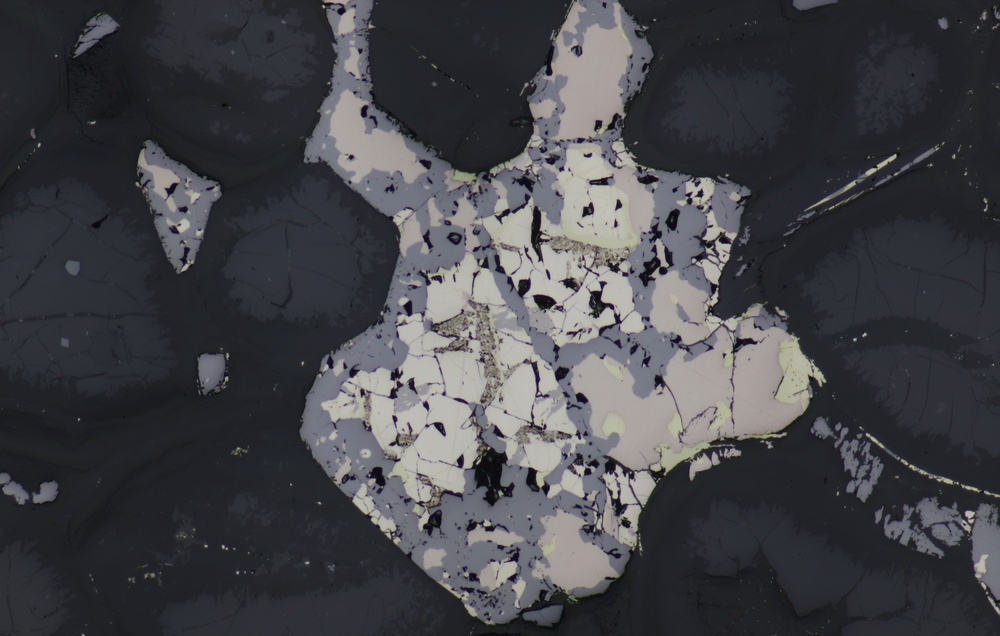
#> input picture app/server/normalize/ref_067.jpg, 1000 x 636 px, shrunk from 5916 x 3765 before the run
$ python clean_edges.py ../normalize/ref_067.jpg 3
#> lines starting #> are read from the running program, lines starting #| are printed output that depends on the picture; after the words box and inside, x2 and y2 are one past the last pixel; in counts of white or black regions, pixels touching at a corner belong together
"""
Edge cleanup for quantized masks.

Pipeline:
  1. KMeans quantize (k clusters).
  2. For each connected component (4-conn) of each class:
       - find boundary pixels (at least one 4-neighbor of a different class).
       - for each boundary pixel, count rays (L/R/U/D) of length >= 2 inside
         its own component.
       - pixel is "bad" if it has < 2 such rays.
       - component is "bad" if < 70% of its boundary pixels are good
         (equivalently: > 30% of boundary pixels are bad).
  3. Build a single mask of ALL pixels in bad components.
  4. Fill them simultaneously: each bad pixel takes the label of the nearest
     GOOD pixel (one distance_transform_edt call — bad regions cannot
     contaminate each other).

Outputs (next to input):
  <stem>_quantized.png   raw KMeans result
  <stem>_badmask.png     red overlay of bad-component pixels on quantized
  <stem>_cleaned.png     after fill
"""
import sys
from pathlib import Path

import numpy as np
from PIL import Image
from scipy.ndimage import distance_transform_edt, label as cc_label
from skimage import color
from sklearn.cluster import KMeans


def quantize_kmeans(rgb, k, seed=0):
    h, w, _ = rgb.shape
    pixels = rgb.reshape(-1, 3).astype(np.float64)
    km = KMeans(n_clusters=k, n_init=10, random_state=seed).fit(pixels)
    labels = km.predict(pixels).reshape(h, w).astype(np.int32)
    centers = np.round(km.cluster_centers_).astype(np.uint8)
    return labels, centers


def ray_lengths(labels):
    """For each pixel, length of the same-label run that follows it in each
    of the 4 directions (NOT counting the pixel itself)."""
    h, w = labels.shape
    L = np.zeros((h, w), dtype=np.int32)
    R = np.zeros((h, w), dtype=np.int32)
    U = np.zeros((h, w), dtype=np.int32)
    D = np.zeros((h, w), dtype=np.int32)

    same_h = labels[:, :-1] == labels[:, 1:]
    for j in range(w - 2, -1, -1):
        R[:, j] = np.where(same_h[:, j], R[:, j + 1] + 1, 0)
    for j in range(1, w):
        L[:, j] = np.where(same_h[:, j - 1], L[:, j - 1] + 1, 0)

    same_v = labels[:-1, :] == labels[1:, :]
    for i in range(h - 2, -1, -1):
        D[i, :] = np.where(same_v[i, :], D[i + 1, :] + 1, 0)
    for i in range(1, h):
        U[i, :] = np.where(same_v[i - 1, :], U[i - 1, :] + 1, 0)

    return L, R, U, D


def boundary_mask(labels):
    """True where the pixel has at least one 4-neighbor of a different class
    (image edge also counts as boundary)."""
    h, w = labels.shape
    b = np.zeros((h, w), dtype=bool)
    b[:, 0] = True; b[:, -1] = True; b[0, :] = True; b[-1, :] = True
    b[:, 1:]  |= labels[:, 1:]  != labels[:, :-1]
    b[:, :-1] |= labels[:, :-1] != labels[:, 1:]
    b[1:, :]  |= labels[1:, :]  != labels[:-1, :]
    b[:-1, :] |= labels[:-1, :] != labels[1:, :]
    return b


def find_bad_components(labels, n_classes, min_long=2, good_thresh=0.7):
    """Returns:
      bad_mask         — bool mask of all pixels in bad components.
      per_class_cc     — {k: (cc_array, n_components)} for later lookup.
      bad_ids_per_class — {k: array of cc ids that are bad}.
      stats            — (n_bad, n_total) for logging.
    """
    L, R, U, D = ray_lengths(labels)
    long_count = ((L >= min_long).astype(np.int8)
                  + (R >= min_long).astype(np.int8)
                  + (U >= min_long).astype(np.int8)
                  + (D >= min_long).astype(np.int8))
    is_bad_pixel = long_count < 2

    boundary = boundary_mask(labels)
    structure = np.array([[0, 1, 0], [1, 1, 1], [0, 1, 0]])

    bad_mask = np.zeros(labels.shape, dtype=bool)
    per_class_cc = {}
    bad_ids_per_class = {}
    n_bad_comps = 0
    n_total_comps = 0

    for k in range(n_classes):
        class_mask = labels == k
        if not class_mask.any():
            per_class_cc[k] = (None, 0)
            bad_ids_per_class[k] = np.array([], dtype=np.int64)
            continue
        cc, n = cc_label(class_mask, structure=structure)
        per_class_cc[k] = (cc, n)
        n_total_comps += n
        if n == 0:
            bad_ids_per_class[k] = np.array([], dtype=np.int64)
            continue
        cc_flat = cc.ravel()
        comp_boundary = (class_mask & boundary).ravel()
        comp_bad_bnd = (comp_boundary & is_bad_pixel.ravel())
        n_bnd = np.bincount(cc_flat, weights=comp_boundary, minlength=n + 1)
        n_bad = np.bincount(cc_flat, weights=comp_bad_bnd, minlength=n + 1)
        with np.errstate(divide="ignore", invalid="ignore"):
            good_frac = np.where(n_bnd > 0, (n_bnd - n_bad) / n_bnd, 1.0)
        bad_ids = np.where(good_frac[1:] < good_thresh)[0] + 1
        bad_ids_per_class[k] = bad_ids
        if len(bad_ids) == 0:
            continue
        n_bad_comps += len(bad_ids)
        bad_mask |= np.isin(cc, bad_ids)

    return bad_mask, per_class_cc, bad_ids_per_class, (n_bad_comps, n_total_comps)


def deltaE_table(centers):
    """Pairwise ΔE 2000 between all class centers — small (n_classes x n_classes)."""
    n = len(centers)
    lab = color.rgb2lab(
        centers.astype(np.float64).reshape(n, 1, 3) / 255.0
    ).reshape(n, 3)
    table = np.zeros((n, n))
    for i in range(n):
        for j in range(i + 1, n):
            d = color.deltaE_ciede2000(
                lab[i].reshape(1, 1, 3), lab[j].reshape(1, 1, 3)
            )[0, 0]
            table[i, j] = table[j, i] = d
    return table


def complex_neighbors(bad_mask, labels, n_classes):
    """For each connected complex of bad pixels (4-conn, ignoring class),
    return the set of neighboring GOOD-pixel classes.
    Returns: complex_id array (h,w), list[set] of length n_complexes+1."""
    structure = np.array([[0, 1, 0], [1, 1, 1], [0, 1, 0]])
    complex_id, n_cx = cc_label(bad_mask, structure=structure)

    # Encode (complex_id, neighbor_class) pairs from all 4 directions where
    # a bad pixel touches a good pixel.
    encs = []

    def collect(c_slice, l_slice, m):
        c = c_slice[m].astype(np.int64)
        l = l_slice[m].astype(np.int64)
        encs.append(c * n_classes + l)

    g = ~bad_mask
    # bad at col j, good at col j-1 → neighbor is to the left
    m = bad_mask[:, 1:] & g[:, :-1]
    collect(complex_id[:, 1:], labels[:, :-1], m)
    # bad at col j, good at col j+1 → neighbor to the right
    m = bad_mask[:, :-1] & g[:, 1:]
    collect(complex_id[:, :-1], labels[:, 1:], m)
    # bad at row i, good at row i-1 → neighbor above
    m = bad_mask[1:, :] & g[:-1, :]
    collect(complex_id[1:, :], labels[:-1, :], m)
    # bad at row i, good at row i+1 → neighbor below
    m = bad_mask[:-1, :] & g[1:, :]
    collect(complex_id[:-1, :], labels[1:, :], m)

    nb = [set() for _ in range(n_cx + 1)]
    if encs:
        unique_enc = np.unique(np.concatenate(encs))
        cids = unique_enc // n_classes
        clss = unique_enc % n_classes
        for ci, cl in zip(cids.tolist(), clss.tolist()):
            nb[ci].add(int(cl))
    return complex_id, nb, n_cx


def promote_contrasted(bad_mask, labels, centers, per_class_cc,
                       bad_ids_per_class, n_classes,
                       dE_thresh=30.0, min_area=6):
    """For each bad component, if its color is contrasted enough
    (ΔE2000 > dE_thresh) from EVERY good class neighboring its complex
    AND its area is >= min_area, promote it back to "good"."""
    complex_id, nb, n_cx = complex_neighbors(bad_mask, labels, n_classes)
    if n_cx == 0:
        return bad_mask, 0

    de_tab = deltaE_table(centers)
    new_bad = np.zeros_like(bad_mask)
    n_promoted = 0

    for k in range(n_classes):
        cc, _ = per_class_cc[k]
        if cc is None:
            continue
        for cid in bad_ids_per_class[k]:
            comp_mask = (cc == cid)
            if comp_mask.sum() < min_area:
                new_bad |= comp_mask
                continue
            cx = int(complex_id[comp_mask][0])
            nb_classes = nb[cx]
            if not nb_classes:
                new_bad |= comp_mask
                continue
            min_de = min(de_tab[k, g] for g in nb_classes)
            if min_de > dE_thresh:
                n_promoted += 1
            else:
                new_bad |= comp_mask
    return new_bad, n_promoted


def fill_bad(labels, centers, bad_mask):
    good = ~bad_mask
    # If everything is bad something is very wrong — bail.
    if not good.any():
        raise RuntimeError("No good pixels — cannot fill.")
    _, idx = distance_transform_edt(~good, return_indices=True)
    new_labels = labels[tuple(idx)]
    return new_labels, centers[new_labels]


def main(src, k=5, min_long=2, good_thresh=0.7, dE_thresh=30.0, min_area=6):
#> called with src = '../normalize/ref_067.jpg', k = 3, min_long = 2, good_thresh = 0.7, dE_thresh = 30, min_area = 6
    src = Path(src)
    rgb = np.array(Image.open(src).convert("RGB"))
#> rgb is the input picture: shape (636, 1000, 3); mean R, G, B 68, 68.4, 72.7
    labels, centers = quantize_kmeans(rgb, k)
#> in quantize_kmeans, `labels = km.predict(pixels).reshape(h, w).astype(np.int32)`:
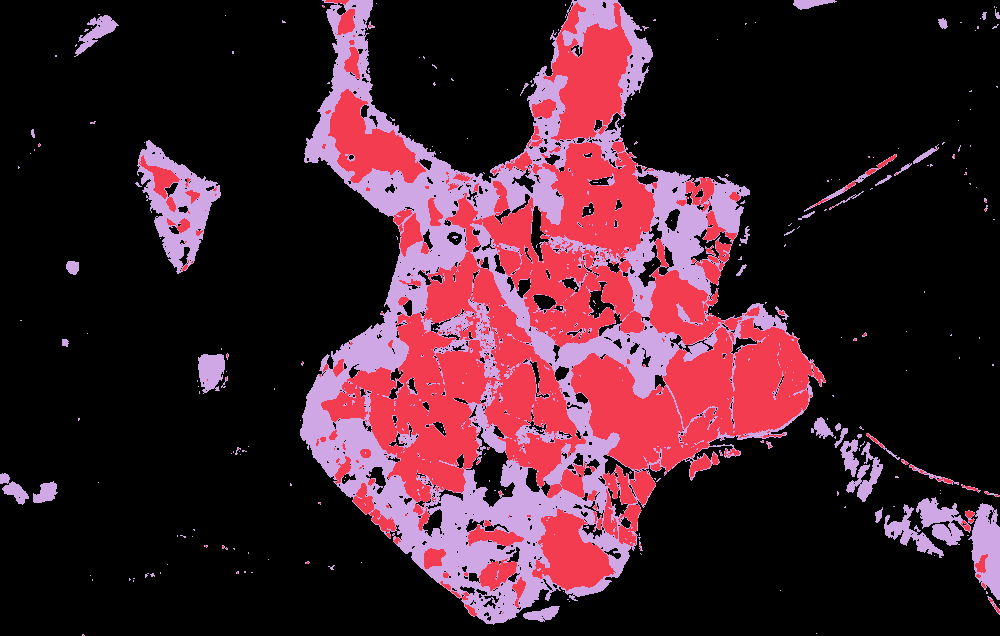
#> labels: shape (636, 1000) int32; 3 distinct labels, from 0 to 2; one colour per label, 0 black
#> in quantize_kmeans, `centers = np.round(km.cluster_centers_).astype(np.uint8)`: centers = [[38, 39, 45], [172, 169, 162], [111, 111, 120]]
#> centers = [[38, 39, 45], [172, 169, 162], [111, 111, 120]]
    quantized = centers[labels]

    bad_initial, per_class_cc, bad_ids_per_class, (n_bad, n_total) = \
        find_bad_components(labels, n_classes=k, min_long=min_long,
                            good_thresh=good_thresh)
#> in ray_lengths, `same_h = labels[:, :-1] == labels[:, 1:]`:
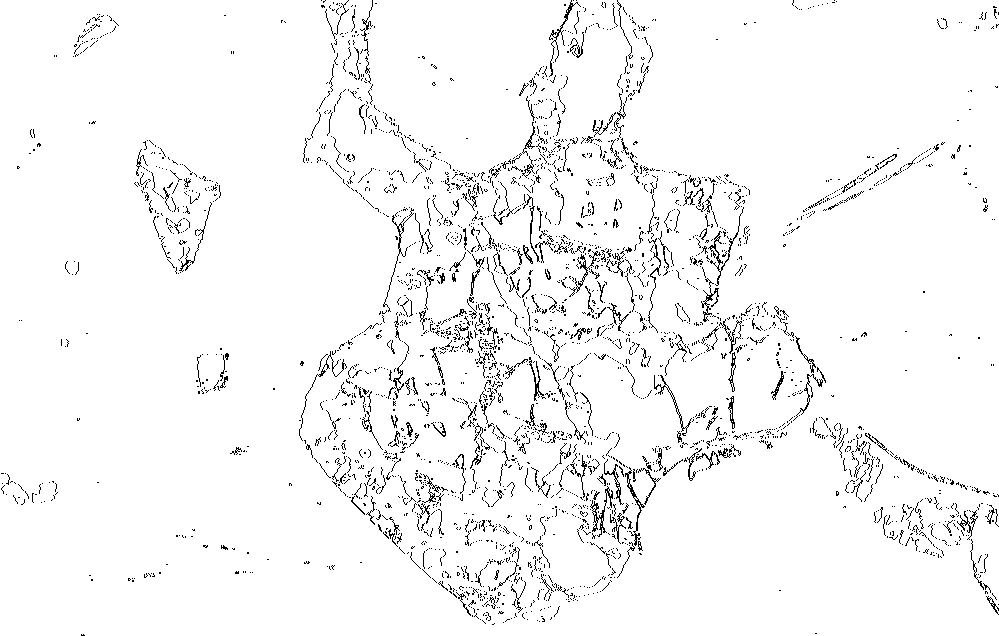
#> same_h: shape (636, 999) bool; 96.2% white; black in thin lines or dots
#> after the loop in ray_lengths, `for i in range(1, h):`:
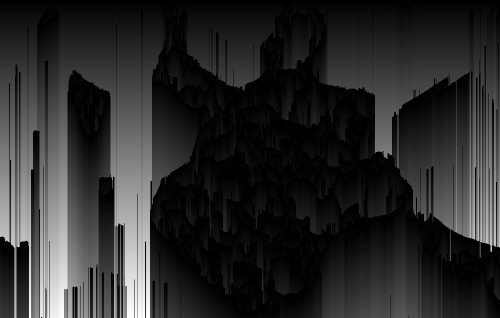
#> U: shape (636, 1000) int32 (shown at 1/2 size); min 0, max 635, mean 104.2; drawn with min black and max white
#> the loop in find_bad_components, `for k in range(n_classes):` made 3 passes
#> (n, n_total_comps, n_bad_comps) on passes 1 to 3: (879, 879, 812), (438, 1317, 1175), (2445, 3762, 3572)
#> pass 1, in find_bad_components, `cc, n = cc_label(class_mask, structure=structure)`:
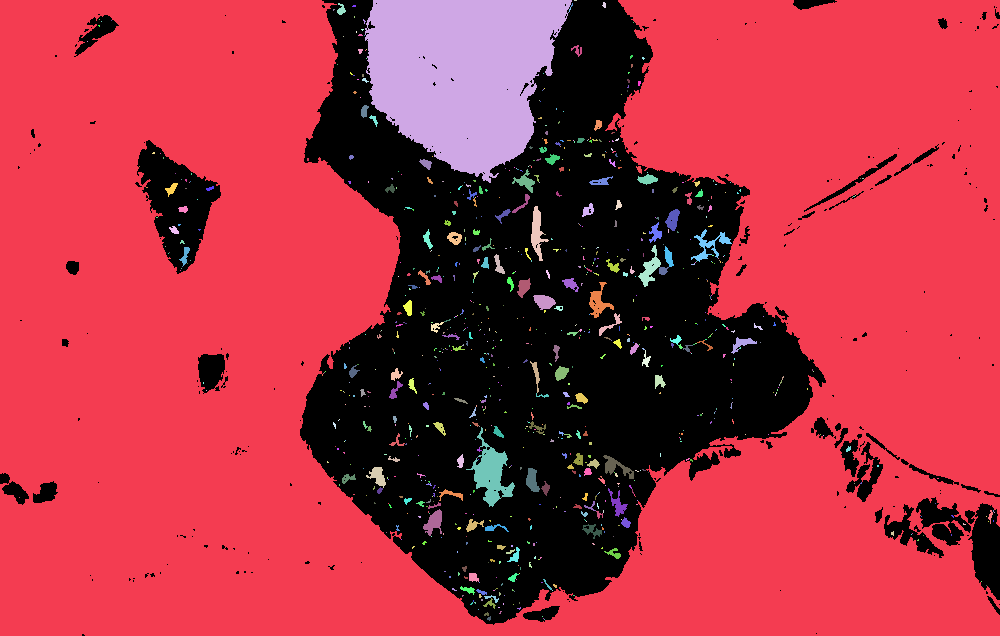
#> cc: shape (636, 1000) int32; 880 distinct labels, from 0 to 879; one colour per label, 0 black
#> after the loop in find_bad_components, `for k in range(n_classes):`:
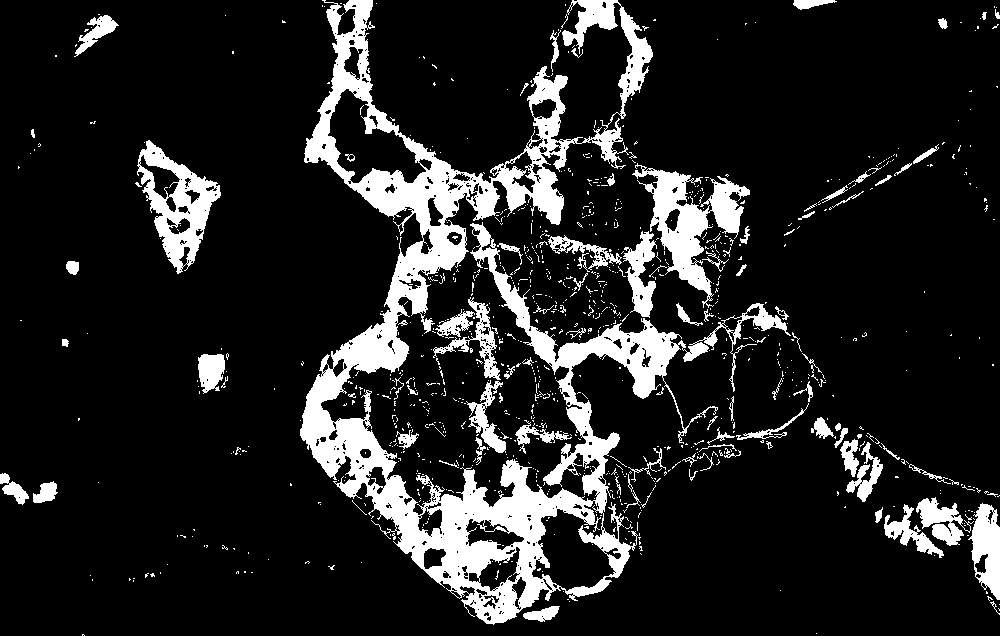
#> class_mask: shape (636, 1000) bool; 13.8% white; 967 white regions (876 under 20 px), largest, box (x1, y1, x2, y2) and area: (300, 0, 791, 625) 56449, (632, 163, 750, 308) 5494, (137, 140, 221, 274) 4346
#> after the loop in find_bad_components, `for k in range(n_classes):`: bad_ids_per_class = 3 items; n_bad_comps = 3572; n_total_comps = 3762; per_class_cc = 3 items
#> per_class_cc = 3 items; bad_ids_per_class = 3 items; n_bad = 3572; n_total = 3762
    print(f"Components: {n_bad} bad / {n_total} total")
#| Components: 3572 bad / 3762 total
    print(f"Initial bad pixels: {bad_initial.sum()} "
          f"({100 * bad_initial.mean():.2f}%)")
#| Initial bad pixels: 18330 (2.88%)

    bad_final, n_promoted = promote_contrasted(
        bad_initial, labels, centers, per_class_cc,
        bad_ids_per_class, n_classes=k,
        dE_thresh=dE_thresh, min_area=min_area
    )
#> in complex_neighbors, `complex_id, n_cx = cc_label(bad_mask, structure=structure)`: n_cx = 1986
#> in collect, `c = c_slice[m].astype(np.int64)`: c = 6031 values, max 1986 at index 6029, min 1 at index 0, mean 995.4
#> in collect, `l = l_slice[m].astype(np.int64)`: l = 6031 values, max 2 at index 1, min 0 at index 0, mean 1.05
#> in complex_neighbors, `unique_enc = np.unique(np.concatenate(encs))`: unique_enc = 2921 values from 3 to 5958
#> in complex_neighbors, `cids = unique_enc // n_classes`: cids = 2921 values from 1 to 1986
#> in complex_neighbors, `clss = unique_enc % n_classes`: clss = 2921 values, max 2 at index 2, min 0 at index 0, mean 0.865
#> the loop in complex_neighbors, `for ci, cl in zip(cids.tolist(), clss.tolist()):` made 2921 passes
#> (ci, cl) on passes 1 to 3: (1, 0), (1, 1), (2, 2)
#> in promote_contrasted, `complex_id, nb, n_cx = complex_neighbors(bad_mask, labels, n_classes)`: nb = 1987 items; n_cx = 1986
#> in deltaE_table, `n = len(centers)`: n = 3
#> in deltaE_table, `lab = color.rgb2lab( centers.astype(np.float64).reshape(n, 1, 3) / 255..`: lab = [[15.76, 1.1, -4.08], [69.29, -0.211, 3.99], [47.11, 1.9, -4.97]]
#> after the loop in deltaE_table, `for i in range(n):`: table = [[0, 49.45, 24.7], [49.45, 0, 21.88], [24.7, 21.88, 0]]
#> in promote_contrasted, `de_tab = deltaE_table(centers)`: de_tab has the same summary as table in deltaE_table
#> after the loop in promote_contrasted, `for k in range(n_classes):`:
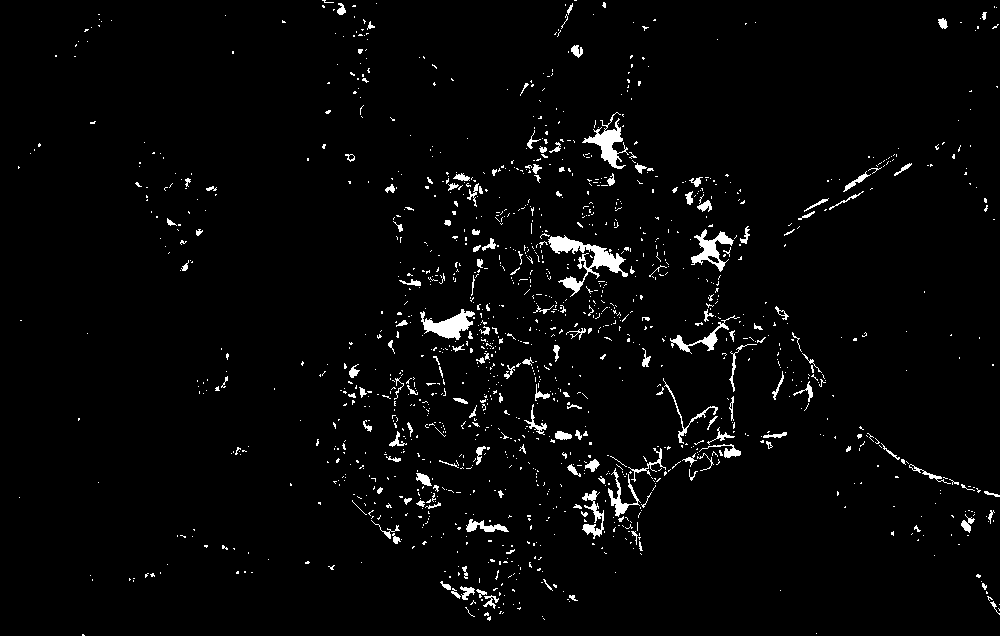
#> new_bad: shape (636, 1000) bool; 2.8% white; 1400 white regions (1240 under 20 px), largest, box (x1, y1, x2, y2) and area: (548, 235, 628, 297) 1348, (420, 309, 475, 340) 815, (582, 112, 629, 169) 809
#> after the loop in promote_contrasted, `for k in range(n_classes):`: n_promoted = 31
#> n_promoted = 31
    promoted = bad_initial & ~bad_final
#> promoted: shape (636, 1000) bool; 0.09% white in thin lines or dots, all inside (x1, y1, x2, y2) = (349, 153, 1000, 613)
    print(f"Promoted (saved by contrast > {dE_thresh}): {n_promoted} components, "
          f"{promoted.sum()} pixels")
#| Promoted (saved by contrast > 30.0): 31 components, 568 pixels
    print(f"Final bad pixels: {bad_final.sum()} "
          f"({100 * bad_final.mean():.2f}%)")
#| Final bad pixels: 17762 (2.79%)

    new_labels, cleaned = fill_bad(labels, centers, bad_final)

    stem = src.with_suffix("")
    Image.fromarray(quantized).save(stem.parent / f"{stem.name}_quantized.png")
    overlay = quantized.copy()
    overlay[bad_final] = [255, 0, 0]    # стало плохим окончательно
    overlay[promoted] = [0, 100, 255]   # было плохим, спасено контрастом
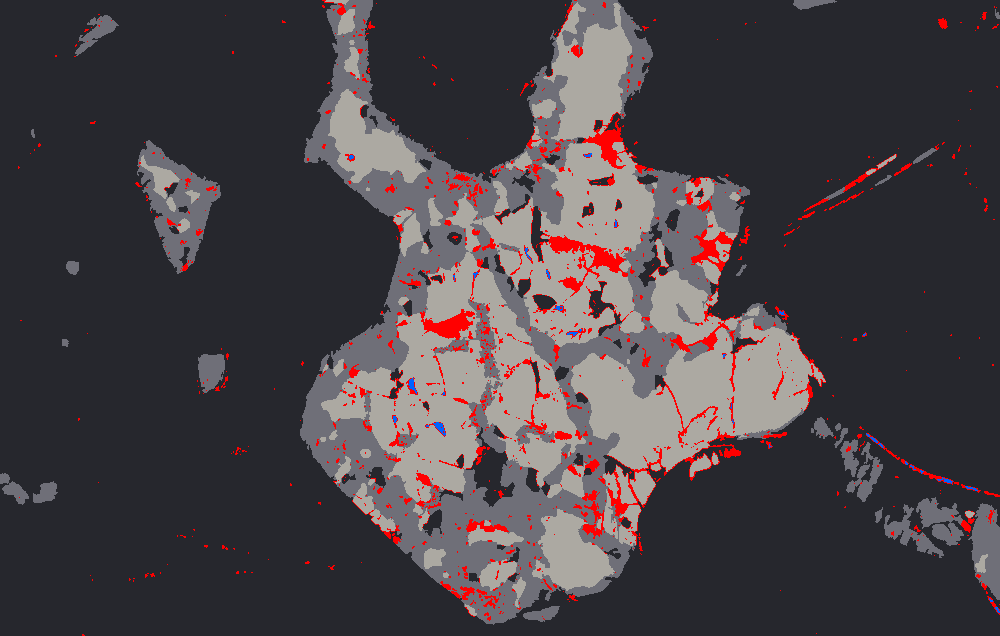
#> overlay: shape (636, 1000, 3); mean of channels 0, 1, 2 72.5, 65.7, 70.1; drawn as R, G, B
    Image.fromarray(overlay).save(stem.parent / f"{stem.name}_badmask.png")
    Image.fromarray(cleaned).save(stem.parent / f"{stem.name}_cleaned.png")
    print(f"Saved: {stem.name}_quantized.png, _badmask.png, _cleaned.png")


if __name__ == "__main__":
    src = sys.argv[1] if len(sys.argv) > 1 else "mask.png"
    k = int(sys.argv[2]) if len(sys.argv) > 2 else 5
    main(src, k=k)
